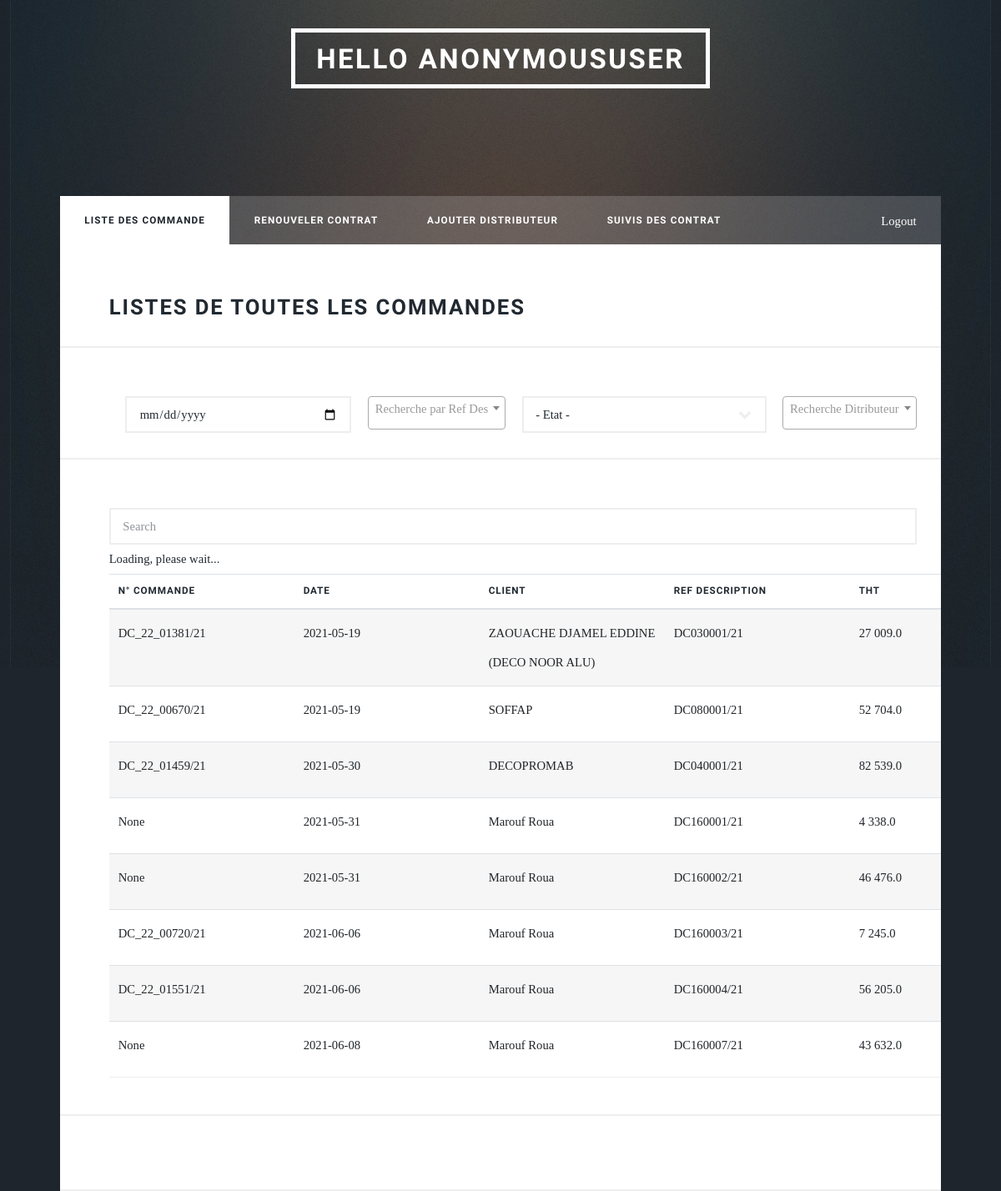
The page /commerciale/listCommandesC on the database its author committed.
### distributeur/models.py (models this page shows)
class Commande(models.Model):
    id = models.AutoField(primary_key=True)
    n_commande_odoo = models.CharField(null=True, blank=True, max_length=255)
    reference_description = models.CharField(max_length=255)
    destributeur = models.ForeignKey(Distributeur, on_delete=models.CASCADE)
    societe = models.CharField(default='Strugal', max_length=255)
    totaleHT = models.FloatField()
    totaleTTC = models.FloatField()
    etat = models.CharField(default='Brouillon', max_length=255)
    date = models.CharField(
        default=date.today().strftime("%Y-%m-%d"), max_length=255)

class Distributeur(models.Model):
    user = models.ForeignKey(User, null=True, on_delete=models.CASCADE)
    id = models.AutoField(primary_key=True)
    nom = models.CharField(max_length=255)
    adress = models.CharField(max_length=255)
    tel_fix = models.CharField(null=True, blank=True, max_length=255)
    tel_portable = models.CharField(null=True, blank=True, max_length=255)
    couriel = models.CharField(null=True, blank=True, max_length=255)
    civilite = models.IntegerField(null=True, blank=True)
    site_web = models.CharField(null=True, blank=True, max_length=255)
    rcn = models.CharField(max_length=255)
    date_enregistrement_rc = models.CharField(max_length=255)
    nis = models.CharField(null=True, blank=True, max_length=255)
    ifn = models.CharField(max_length=255)
    art = models.CharField(max_length=255)
    date_debut_activité = models.CharField(
        null=True, blank=True, max_length=255)
    date_effet = models.CharField(null=True, blank=True, max_length=255)
    date_echeance = models.CharField(null=True, blank=True, max_length=255)
    status = models.CharField(max_length=255)
    nbr_facture = models.IntegerField(default=0)
    def __str__(self):
        return self.nom

### commerciale/views.py (the view)
# urls.py: path("listCommandesC", views.listCommandes, name="listCommandes"),
def listCommandes(request):
    commande = Commande.objects.all()
    context = {
        "commande": commande
    }
    return render(
        request, "commerciale/listCommandes.html", context)

### commerciale/templatetags/intspace.py (called while the page is built)
@register.filter('intspace')
def intspace(value):
    orig = force_str(value)
    new = re.sub("^(-?\d+)(\d{3})", '\g<1> \g<2>', orig)
    if orig == new:
        return new
    else:
        return intspace(new)

### templates/commerciale/listCommandes.html (shortened to what this page needs)
{%extends 'base.html'%} {% block title %} LISTE DES COMMANDE {% endblock %}
{% block content %}
{% load static %}
{% load intspace %}
<div id="wrapper">
   <link rel="stylesheet" href="https://maxcdn.bootstrapcdn.com/bootstrap/4.5.2/css/bootstrap.min.css">
   <link rel="stylesheet" href="https://unpkg.com/bootstrap-table@1.18.3/dist/bootstrap-table.min.css">
   <link rel="stylesheet" href="{% static '/css/main.css' %}" />
  {% include 'partials/_header.html'%}
  {% include 'partials/_nav_com.html'%}
  <div id="main">
    <h2>Listes de toutes les commandes</h2>
    <div id="filtreur">
      <input type="date" id="dateE" class="margening">
      <select name="etat" id="etat" class="margening">
        <option value="">- Etat -</option>
      </select>
      <br>
    </div>
    <div id='table-div-commande' class="table-wrapper">
      <table id="bootstrap-table" class="table">
          <thead>
                  <th  data-field="Commande" data-sortable="true">N° Commande</th>
                  <th  data-field="Date" data-sortable="true">Date</th>
                  <th  data-field="Client" data-sortable="true">Client</th>
                  <th  data-field="Ref" data-sortable="true">Ref Description</th>
                  <th  data-field="THT" data-sortable="true" style="
                  width: 94px;">THT</th>
          </thead>
          <tbody>
              {% for com in commande %}
              <tr>
                  <td>{{com.n_commande_odoo}}</td>
                  <td>{{com.date}}</td>
                  <td>{{com.destributeur}}</td>
                  <td>{{com.reference_description}}</td>
                  <td>{{com.totaleHT|intspace}}</td>
              </tr>
              {% endfor %}
          </tbody>
      </table>
    </div>
    <hr />
  </div>
</div>
{% endblock %}

### distrubstrugal/static/css/main.css (style rules this page uses)
html, body, div, span, applet, object, iframe, h1, h2, h3, h4, h5, h6, p, blockquote, pre, a, abbr, acronym, address, big, cite, code, del, dfn, em, img, ins, kbd, q, s, samp, small, strike, strong, sub, sup, tt, var, b, u, i, center, dl, dt, dd, ol, ul, li, fieldset, form, label, legend, table, caption, tbody, tfoot, thead, tr, th, td, article, aside, canvas, details, embed, figure, figcaption, footer, header, hgroup, menu, nav, output, ruby, section, summary, time, mark, audio, video { margin: 0; padding: 0; border: 0; font-size: 100%; font: inherit; vertical-align: baseline; }
html { height: 100%; width: 100%; }
body { line-height: 1; }
table { border-collapse: collapse; border-spacing: 0; }
body { -webkit-text-size-adjust: none; }
input, select, textarea { -moz-appearance: none; -webkit-appearance: none; -ms-appearance: none; appearance: none; }
body { -ms-overflow-style: scrollbar; }
html { box-sizing: border-box; }
body { background-color: #1e252d; }
html { font-size: 16pt; }
@media screen and (max-width: 1680px) { html { font-size: 12pt; } }
@media screen and (max-width: 1280px) { html { font-size: 11pt; } }
body { color: #212931; }
body, input, select, textarea { font-family: "Merriweather", Georgia, serif; font-weight: 300; font-size: 1rem; line-height: 2.375; }
h1, h2, h3, h4, h5, h6 { font-family: "Source Sans Pro", Helvetica, sans-serif; font-weight: 900; line-height: 1.5; letter-spacing: 0.075em; text-transform: uppercase; margin: 0 0 1rem 0; }
h2 { font-size: 1.75rem; line-height: 1.3; margin: 0 0 1.5rem 0; }
hr { border: 0; border-bottom: solid 2px; margin: 3rem 0; }
input, select, textarea { color: #212931; }
h1, h2, h3, h4, h5, h6 { color: #212931; }
hr { border-bottom-color: #eeeeee; }
input[type="text"], input[type="password"], input[type="email"], input[type="date"], input[type="number"], select, textarea { -moz-appearance: none; -webkit-appearance: none; -ms-appearance: none; appearance: none; background: transparent; border-radius: 0; border: solid 2px; color: inherit; display: block; outline: 0; padding: 0 1rem; text-decoration: none; width: 100%; }
select { background-size: 1.25rem; background-repeat: no-repeat; background-position: calc(100% - 1rem) center; height: 3rem; padding-right: 3rem; text-overflow: ellipsis; }
input[type="text"], input[type="password"], input[type="date"], input[type="email"], input[type="number"], select { height: 3rem; }
input[type="text"], input[type="password"], input[type="date"], input[type="email"], input[type="number"], select, textarea { border-color: #eeeeee; }
select option { background-color: #ffffff; color: #212931; }
.table-wrapper { -webkit-overflow-scrolling: touch; overflow-x: auto; }
table { margin: 0 0 2rem 0; width: 100%; }
table tbody tr { border: solid 1px; border-left: 0; border-right: 0; }
table td { padding: 0.75rem 0.75rem; }
table thead { border-bottom: solid 2px; }
table tbody tr { border-color: #eeeeee; }
table tbody tr:nth-child(2n + 1) { background-color: rgba(220, 220, 220, 0.25); }
table thead { border-bottom-color: #eeeeee; }
#wrapper { -moz-transition: opacity 0.5s ease; -webkit-transition: opacity 0.5s ease; -ms-transition: opacity 0.5s ease; transition: opacity 0.5s ease; position: relative; z-index: 1; overflow: hidden; }
#main { background-color: #ffffff; position: relative; margin: 0 auto; width: calc(100% - 4rem); max-width: 72rem; z-index: 2; }
#main > * { padding: 4rem 2rem 2rem 4rem; border-top: solid 2px #eeeeee; margin: 0; }
#main > *:first-child { border-top: 0; }
html { background-color: #212931; background-image: url("../images/overlay.png"), linear-gradient(0deg, rgba(0, 0, 0, 0.1), rgba(0, 0, 0, 0.1)), url("../images/bg.jpg"); }
.margening { margin-right: 2%; margin-left: 2%; }
#filtreur { display: flex; }

### rows shown on the page
Commande: n_commande_odoo "DC_22_01381/21", date "2021-05-19", destributeur "ZAOUACHE DJAMEL EDDINE (DECO NOOR ALU)", reference_description "DC030001/21", totaleHT "27 009.0"
Commande: n_commande_odoo "DC_22_00670/21", date "2021-05-19", destributeur "SOFFAP", reference_description "DC080001/21", totaleHT "52 704.0"
Commande: n_commande_odoo "DC_22_01459/21", date "2021-05-30", destributeur "DECOPROMAB", reference_description "DC040001/21", totaleHT "82 539.0"
Commande: n_commande_odoo "None", date "2021-05-31", destributeur "Marouf Roua", reference_description "DC160001/21", totaleHT "4 338.0"
Commande: n_commande_odoo "None", date "2021-05-31", destributeur "Marouf Roua", reference_description "DC160002/21", totaleHT "46 476.0"
Commande: n_commande_odoo "DC_22_00720/21", date "2021-06-06", destributeur "Marouf Roua", reference_description "DC160003/21", totaleHT "7 245.0"
Commande: n_commande_odoo "DC_22_01551/21", date "2021-06-06", destributeur "Marouf Roua", reference_description "DC160004/21", totaleHT "56 205.0"
Commande: n_commande_odoo "None", date "2021-06-08", destributeur "Marouf Roua", reference_description "DC160007/21", totaleHT "43 632.0"

### other values the page prints
{{ request.user }} "ANONYMOUSUSER"
